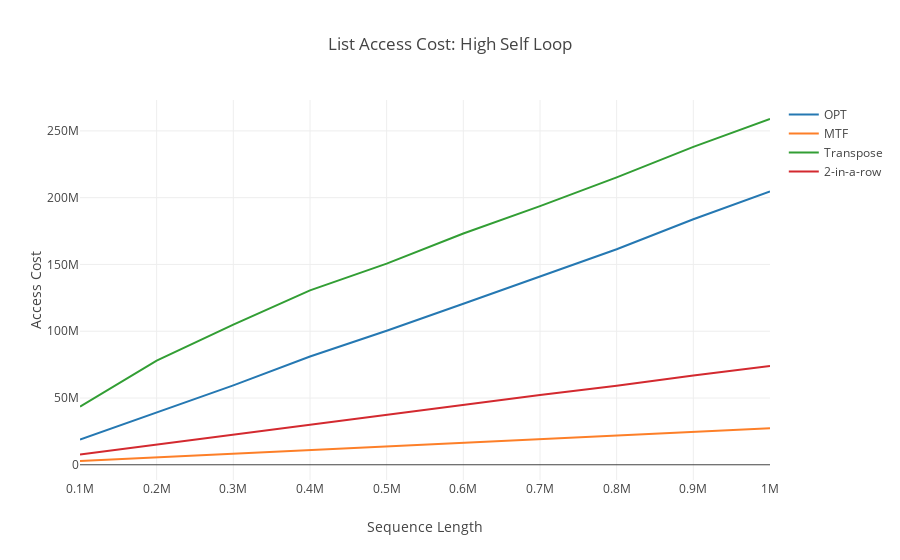
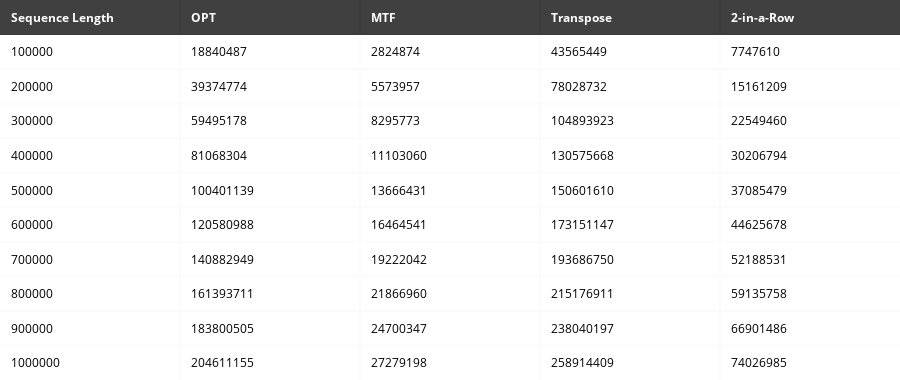

The cell these charts' notebook holds for them, in order:
### Code cell
df = pd.read_csv('list/staticMarkovHighListAccessCost.csv')

trace1 = go.Scatter(
                    x=df['Sequence Length'], y=df['Access Costs'], # Data
                    mode='lines', name='OPT',
                    line = dict(color = ('rgb(37, 120, 178)'))
                    )

df = pd.read_csv('list/mtfMarkovHighListAccessCost.csv')

trace2 = go.Scatter(
                    x=df['Sequence Length'], y=df['Access Costs'], # Data
                    mode='lines', name='MTF',
                    line = dict(color = ('rgb(253, 127, 40)'))
                   )

df = pd.read_csv('list/transposeMarkovHighListAccessCost.csv')

trace3 = go.Scatter(
                    x=df['Sequence Length'], y=df['Access Costs'], # Data
                    mode='lines', name='Transpose',
                    line = dict(color = ('rgb(50, 158, 52)'))
                   )

df = pd.read_csv('list/kInARowMarkovHighListAccessCost.csv')

trace4 = go.Scatter(
                    x=df['Sequence Length'], y=df['Access Costs'], # Data
                    mode='lines', name='2-in-a-row',
                    line = dict(color = ('rgb(211, 41, 47)'))
                   )



layout = go.Layout(title='List Access Cost: High Self Loop',
                   plot_bgcolor='rgb(255, 255,255)',
                   xaxis=dict(title='Sequence Length'),
                   yaxis=dict(title='Access Cost'))

fig = go.Figure(data=[trace1, trace2, trace3, trace4], layout=layout)

iplot(fig)

df = pd.read_csv('table/MarkovHighList.csv')
colorscale = [[0, '#000000'],[.5, '#FFFFFF'],[1, '#ffffff']]
table = ff.create_table(df, colorscale=colorscale)
iplot(table)

### Figure 1 — Plotly figure (JSON) as saved in the notebook; plotly's stock layout.template omitted (floating-point values rounded to 4 significant figures)
{"data": [{"line": {"color": "rgb(37, 120, 178)"}, "mode": "lines", "name": "OPT", "type": "scatter", "uid": "f6d951b2-5c5e-476d-b65c-8cde91802159", "x": [100000, 200000, 300000, 400000, 500000, 600000, 700000, 800000, 900000, 1000000], "y": [18840487, 39374774, 59495178, 81068304, 100401139, 120580988, 140882949, 161393711, 183800505, 204611155]}, {"line": {"color": "rgb(253, 127, 40)"}, "mode": "lines", "name": "MTF", "type": "scatter", "uid": "7e2c2fc9-2007-45a4-b05a-88b225ea33d1", "x": [100000, 200000, 300000, 400000, 500000, 600000, 700000, 800000, 900000, 1000000], "y": [2824874, 5573957, 8295773, 11103060, 13666431, 16464541, 19222042, 21866960, 24700347, 27279198]}, {"line": {"color": "rgb(50, 158, 52)"}, "mode": "lines", "name": "Transpose", "type": "scatter", "uid": "a1c72890-4810-4358-be5e-b630e6a311aa", "x": [100000, 200000, 300000, 400000, 500000, 600000, 700000, 800000, 900000, 1000000], "y": [43565449, 78028732, 104893923, 130575668, 150601610, 173151147, 193686750, 215176911, 238040197, 258914409]}, {"line": {"color": "rgb(211, 41, 47)"}, "mode": "lines", "name": "2-in-a-row", "type": "scatter", "uid": "4f26eaa7-19f3-4254-a216-562a9418c1a2", "x": [100000, 200000, 300000, 400000, 500000, 600000, 700000, 800000, 900000, 1000000], "y": [7747610, 15161209, 22549460, 30206794, 37085479, 44625678, 52188531, 59135758, 66901486, 74026985]}], "layout": {"plot_bgcolor": "rgb(255, 255,255)", "title": "List Access Cost: High Self Loop", "xaxis": {"title": "Sequence Length"}, "yaxis": {"title": "Access Cost"}}}

### Figure 2 — Plotly figure (JSON) as saved in the notebook; plotly's stock layout.template omitted (floating-point values rounded to 4 significant figures)
{"data": [{"colorscale": [[0, "#000000"], [0.5, "#FFFFFF"], [1, "#ffffff"]], "hoverinfo": "none", "opacity": 0.75, "showscale": false, "type": "heatmap", "uid": "62ead6e3-270b-4257-bba7-6d94779e0243", "z": [[0, 0, 0, 0, 0], [0.5, 0.5, 0.5, 0.5, 0.5], [1, 1, 1, 1, 1], [0.5, 0.5, 0.5, 0.5, 0.5], [1, 1, 1, 1, 1], [0.5, 0.5, 0.5, 0.5, 0.5], [1, 1, 1, 1, 1], [0.5, 0.5, 0.5, 0.5, 0.5], [1, 1, 1, 1, 1], [0.5, 0.5, 0.5, 0.5, 0.5], [1, 1, 1, 1, 1]]}], "layout": {"annotations": [{"align": "left", "font": {"color": "#ffffff"}, "showarrow": false, "text": "<b>Sequence Length</b>", "x": -0.45, "xanchor": "left", "xref": "x", "y": 0, "yref": "y"}, {"align": "left", "font": {"color": "#ffffff"}, "showarrow": false, "text": "<b>OPT</b>", "x": 0.55, "xanchor": "left", "xref": "x", "y": 0, "yref": "y"}, {"align": "left", "font": {"color": "#ffffff"}, "showarrow": false, "text": "<b>MTF</b>", "x": 1.55, "xanchor": "left", "xref": "x", "y": 0, "yref": "y"}, {"align": "left", "font": {"color": "#ffffff"}, "showarrow": false, "text": "<b>Transpose</b>", "x": 2.55, "xanchor": "left", "xref": "x", "y": 0, "yref": "y"}, {"align": "left", "font": {"color": "#ffffff"}, "showarrow": false, "text": "<b>2-in-a-Row</b>", "x": 3.55, "xanchor": "left", "xref": "x", "y": 0, "yref": "y"}, {"align": "left", "font": {"color": "#000000"}, "showarrow": false, "text": "100000", "x": -0.45, "xanchor": "left", "xref": "x", "y": 1, "yref": "y"}, {"align": "left", "font": {"color": "#000000"}, "showarrow": false, "text": "18840487", "x": 0.55, "xanchor": "left", "xref": "x", "y": 1, "yref": "y"}, {"align": "left", "font": {"color": "#000000"}, "showarrow": false, "text": "2824874", "x": 1.55, "xanchor": "left", "xref": "x", "y": 1, "yref": "y"}, {"align": "left", "font": {"color": "#000000"}, "showarrow": false, "text": "43565449", "x": 2.55, "xanchor": "left", "xref": "x", "y": 1, "yref": "y"}, {"align": "left", "font": {"color": "#000000"}, "showarrow": false, "text": "7747610", "x": 3.55, "xanchor": "left", "xref": "x", "y": 1, "yref": "y"}, {"align": "left", "font": {"color": "#000000"}, "showarrow": false, "text": "200000", "x": -0.45, "xanchor": "left", "xref": "x", "y": 2, "yref": "y"}, {"align": "left", "font": {"color": "#000000"}, "showarrow": false, "text": "39374774", "x": 0.55, "xanchor": "left", "xref": "x", "y": 2, "yref": "y"}, {"align": "left", "font": {"color": "#000000"}, "showarrow": false, "text": "5573957", "x": 1.55, "xanchor": "left", "xref": "x", "y": 2, "yref": "y"}, {"align": "left", "font": {"color": "#000000"}, "showarrow": false, "text": "78028732", "x": 2.55, "xanchor": "left", "xref": "x", "y": 2, "yref": "y"}, {"align": "left", "font": {"color": "#000000"}, "showarrow": false, "text": "15161209", "x": 3.55, "xanchor": "left", "xref": "x", "y": 2, "yref": "y"}, {"align": "left", "font": {"color": "#000000"}, "showarrow": false, "text": "300000", "x": -0.45, "xanchor": "left", "xref": "x", "y": 3, "yref": "y"}, {"align": "left", "font": {"color": "#000000"}, "showarrow": false, "text": "59495178", "x": 0.55, "xanchor": "left", "xref": "x", "y": 3, "yref": "y"}, {"align": "left", "font": {"color": "#000000"}, "showarrow": false, "text": "8295773", "x": 1.55, "xanchor": "left", "xref": "x", "y": 3, "yref": "y"}, {"align": "left", "font": {"color": "#000000"}, "showarrow": false, "text": "104893923", "x": 2.55, "xanchor": "left", "xref": "x", "y": 3, "yref": "y"}, {"align": "left", "font": {"color": "#000000"}, "showarrow": false, "text": "22549460", "x": 3.55, "xanchor": "left", "xref": "x", "y": 3, "yref": "y"}, {"align": "left", "font": {"color": "#000000"}, "showarrow": false, "text": "400000", "x": -0.45, "xanchor": "left", "xref": "x", "y": 4, "yref": "y"}, {"align": "left", "font": {"color": "#000000"}, "showarrow": false, "text": "81068304", "x": 0.55, "xanchor": "left", "xref": "x", "y": 4, "yref": "y"}, {"align": "left", "font": {"color": "#000000"}, "showarrow": false, "text": "11103060", "x": 1.55, "xanchor": "left", "xref": "x", "y": 4, "yref": "y"}, {"align": "left", "font": {"color": "#000000"}, "showarrow": false, "text": "130575668", "x": 2.55, "xanchor": "left", "xref": "x", "y": 4, "yref": "y"}, {"align": "left", "font": {"color": "#000000"}, "showarrow": false, "text": "30206794", "x": 3.55, "xanchor": "left", "xref": "x", "y": 4, "yref": "y"}, {"align": "left", "font": {"color": "#000000"}, "showarrow": false, "text": "500000", "x": -0.45, "xanchor": "left", "xref": "x", "y": 5, "yref": "y"}, {"align": "left", "font": {"color": "#000000"}, "showarrow": false, "text": "100401139", "x": 0.55, "xanchor": "left", "xref": "x", "y": 5, "yref": "y"}, {"align": "left", "font": {"color": "#000000"}, "showarrow": false, "text": "13666431", "x": 1.55, "xanchor": "left", "xref": "x", "y": 5, "yref": "y"}, {"align": "left", "font": {"color": "#000000"}, "showarrow": false, "text": "150601610", "x": 2.55, "xanchor": "left", "xref": "x", "y": 5, "yref": "y"}, {"align": "left", "font": {"color": "#000000"}, "showarrow": false, "text": "37085479", "x": 3.55, "xanchor": "left", "xref": "x", "y": 5, "yref": "y"}, {"align": "left", "font": {"color": "#000000"}, "showarrow": false, "text": "600000", "x": -0.45, "xanchor": "left", "xref": "x", "y": 6, "yref": "y"}, {"align": "left", "font": {"color": "#000000"}, "showarrow": false, "text": "120580988", "x": 0.55, "xanchor": "left", "xref": "x", "y": 6, "yref": "y"}, {"align": "left", "font": {"color": "#000000"}, "showarrow": false, "text": "16464541", "x": 1.55, "xanchor": "left", "xref": "x", "y": 6, "yref": "y"}, {"align": "left", "font": {"color": "#000000"}, "showarrow": false, "text": "173151147", "x": 2.55, "xanchor": "left", "xref": "x", "y": 6, "yref": "y"}, {"align": "left", "font": {"color": "#000000"}, "showarrow": false, "text": "44625678", "x": 3.55, "xanchor": "left", "xref": "x", "y": 6, "yref": "y"}, {"align": "left", "font": {"color": "#000000"}, "showarrow": false, "text": "700000", "x": -0.45, "xanchor": "left", "xref": "x", "y": 7, "yref": "y"}, {"align": "left", "font": {"color": "#000000"}, "showarrow": false, "text": "140882949", "x": 0.55, "xanchor": "left", "xref": "x", "y": 7, "yref": "y"}, {"align": "left", "font": {"color": "#000000"}, "showarrow": false, "text": "19222042", "x": 1.55, "xanchor": "left", "xref": "x", "y": 7, "yref": "y"}, {"align": "left", "font": {"color": "#000000"}, "showarrow": false, "text": "193686750", "x": 2.55, "xanchor": "left", "xref": "x", "y": 7, "yref": "y"}, {"align": "left", "font": {"color": "#000000"}, "showarrow": false, "text": "52188531", "x": 3.55, "xanchor": "left", "xref": "x", "y": 7, "yref": "y"}, {"align": "left", "font": {"color": "#000000"}, "showarrow": false, "text": "800000", "x": -0.45, "xanchor": "left", "xref": "x", "y": 8, "yref": "y"}, {"align": "left", "font": {"color": "#000000"}, "showarrow": false, "text": "161393711", "x": 0.55, "xanchor": "left", "xref": "x", "y": 8, "yref": "y"}, {"align": "left", "font": {"color": "#000000"}, "showarrow": false, "text": "21866960", "x": 1.55, "xanchor": "left", "xref": "x", "y": 8, "yref": "y"}, {"align": "left", "font": {"color": "#000000"}, "showarrow": false, "text": "215176911", "x": 2.55, "xanchor": "left", "xref": "x", "y": 8, "yref": "y"}, {"align": "left", "font": {"color": "#000000"}, "showarrow": false, "text": "59135758", "x": 3.55, "xanchor": "left", "xref": "x", "y": 8, "yref": "y"}, {"align": "left", "font": {"color": "#000000"}, "showarrow": false, "text": "900000", "x": -0.45, "xanchor": "left", "xref": "x", "y": 9, "yref": "y"}, {"align": "left", "font": {"color": "#000000"}, "showarrow": false, "text": "183800505", "x": 0.55, "xanchor": "left", "xref": "x", "y": 9, "yref": "y"}, {"align": "left", "font": {"color": "#000000"}, "showarrow": false, "text": "24700347", "x": 1.55, "xanchor": "left", "xref": "x", "y": 9, "yref": "y"}, {"align": "left", "font": {"color": "#000000"}, "showarrow": false, "text": "238040197", "x": 2.55, "xanchor": "left", "xref": "x", "y": 9, "yref": "y"}, {"align": "left", "font": {"color": "#000000"}, "showarrow": false, "text": "66901486", "x": 3.55, "xanchor": "left", "xref": "x", "y": 9, "yref": "y"}, {"align": "left", "font": {"color": "#000000"}, "showarrow": false, "text": "1000000", "x": -0.45, "xanchor": "left", "xref": "x", "y": 10, "yref": "y"}, {"align": "left", "font": {"color": "#000000"}, "showarrow": false, "text": "204611155", "x": 0.55, "xanchor": "left", "xref": "x", "y": 10, "yref": "y"}, {"align": "left", "font": {"color": "#000000"}, "showarrow": false, "text": "27279198", "x": 1.55, "xanchor": "left", "xref": "x", "y": 10, "yref": "y"}, {"align": "left", "font": {"color": "#000000"}, "showarrow": false, "text": "258914409", "x": 2.55, "xanchor": "left", "xref": "x", "y": 10, "yref": "y"}, {"align": "left", "font": {"color": "#000000"}, "showarrow": false, "text": "74026985", "x": 3.55, "xanchor": "left", "xref": "x", "y": 10, "yref": "y"}], "height": 380, "margin": {"b": 0, "l": 0, "r": 0, "t": 0}, "xaxis": {"dtick": 1, "gridwidth": 2, "showticklabels": false, "tick0": -0.5, "ticks": "", "zeroline": false}, "yaxis": {"autorange": "reversed", "dtick": 1, "gridwidth": 2, "showticklabels": false, "tick0": 0.5, "ticks": "", "zeroline": false}}}
